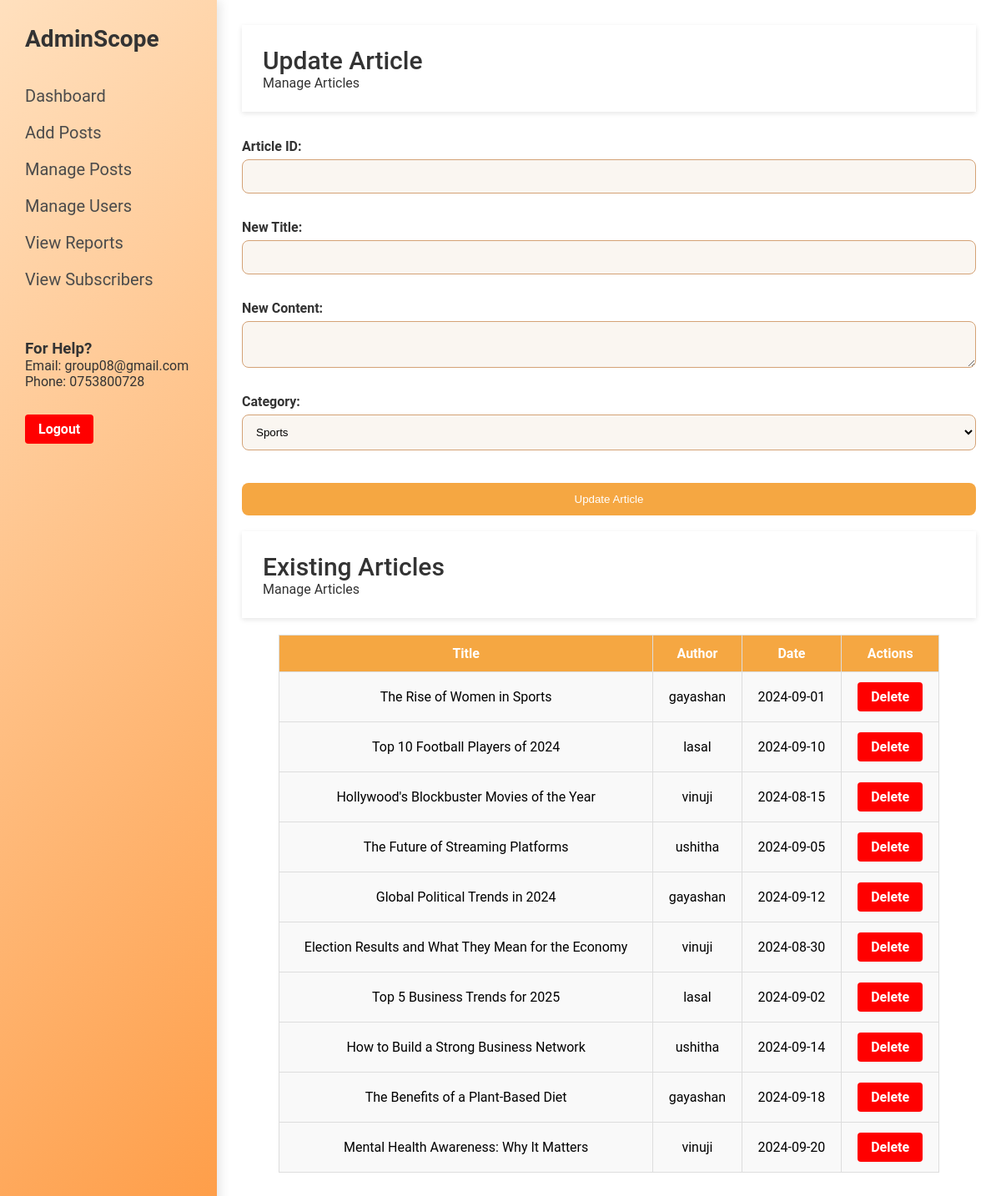
Screenshot of /pages/admin_page/manage_articles.php (signed in) with the database file from the repository.
### tables this page shows
CREATE TABLE articles (
  id INT AUTO_INCREMENT PRIMARY KEY,
  title VARCHAR(100) NOT NULL,
  content TEXT NOT NULL,
  author VARCHAR(50),
  publish_date DATE,
  category_id INT
);

### pages/admin_page/manage_articles.php (the view, shortened to what this page needs)
<?php
$host = 'localhost';
$db = 'news_management';
$user = 'root';
$pass = '';
$conn = new mysqli($host, $user, $pass, $db);
$sql = "SELECT * FROM articles";
$result = $conn->query($sql);
?>
<html>
<head>
    <link rel="stylesheet" href="../../css/admin_style.css">
</head>
<body>
    <div class="sidebar">
        <h2>AdminScope</h2>
        <ul>
            <li><a href="admin_page.php">Dashboard</a></li>
            <li><a href="add_article.php">Add Posts</a></li>
            <li><a href="manage_articles.php">Manage Posts</a></li>
            <li><a href="manage_users.php">Manage Users</a></li>
            <li><a href="view_reports.php">View Reports</a></li>
            <li><a href="view_subscribers.php">View Subscribers</a></li>
        </ul>
        <div class="help">
            <h3>For Help?</h3>
            <p>Email: group08@gmail.com</p>
            <p>Phone: 0753800728</p>
            <a style="margin-top: 30px; display: inline-block; padding: 8px 16px; background-color: red; color: white; text-align: center;text-decoration: none; border-radius: 4px; font-weight: bold;" href="../../logout.php">Logout</a>
        </div>
    </div>
    <div class="content">
        <header>
            <h2>Update Article</h2>
            <p>Manage Articles</p>
        </header>
        <main>
        <section>
            <form action="manage_articles.php" method="POST">
                <label for="article_id">Article ID:</label>
                <input type="number" name="article_id" required><br>
                <label for="title">New Title:</label>
                <input type="text" name="title" required><br>
                <label for="content">New Content:</label>
                <textarea name="content" required></textarea><br>
                <label for="Category">Category: </label><select name="category_id" required>
                    <option value="1">Sports</option>
                </select><br/>
                <button type="submit">Update Article</button><br>
            </form>
        </section>
        <header>
            <h2>Existing Articles</h2>
            <p>Manage Articles</p>
        </header>
        <section>
            <table>
                <tr>
                    <th>Title</th>
                    <th>Author</th>
                    <th>Date</th>
                    <th>Actions</th>
                </tr>
                <?php while ($row = $result->fetch_assoc()): ?>
                <tr>
                    <td><?= $row['title'] ?></td>
                    <td><?= $row['author'] ?></td>
                    <td><?= $row['publish_date'] ?></td>
                    <td>
                        <a href="manage_articles.php?delete_article=<?= $row['id'] ?>" style="display: inline-block; padding: 8px 16px; background-color: red; color: white; text-align: center;text-decoration: none; border-radius: 4px; font-weight: bold;">Delete</a>
                    </td>
                </tr>
                <?php endwhile; ?>
            </table>
        </section>
        </main>
    </div>
</body>
</html>

### css/admin_style.css (style rules this page uses)
* { margin: 0; padding: 0; box-sizing: border-box; }
body { font-family: 'Roboto', sans-serif; display: flex; height: 100vh; overflow:hidden; background: #f3e5d8; }
.sidebar { width: 260px; background: linear-gradient(135deg, #ffe0be, #fe9132); color: #333333; min-height: 100vh; padding: 30px; position: fixed; top: 0; left: 0; box-shadow: 4px 0 12px rgba(0, 0, 0, 0.1); }
.sidebar h2 { color: #333333; margin-bottom: 40px; font-size: 28px; }
.sidebar ul { list-style: none; }
.sidebar ul li { margin: 20px 0; }
.sidebar ul li a { color: #4b4b4b; text-decoration: none; font-size: 20px; transition: color 0.3s ease, padding-left 0.3s ease; }
.help { margin-top: 60px; }
.content { flex-grow: 1; margin-left: 260px; background: #ffffff; padding: 30px; overflow-y: auto; border-radius: 0 0 20px 20px; box-shadow: 0 4px 12px rgba(0, 0, 0, 0.1); }
header { background: #ffffff; padding: 25px; color: #333333; box-shadow: 0 2px 6px rgba(0, 0, 0, 0.1); margin-bottom: 20px; }
header h2 { margin: 0; font-size: 30px; font-weight: 500; }
main { display: flex; flex-direction: column; height: 100%; }
form { display: flex; flex-direction: column; }
form label { margin-top: 12px; margin-bottom: 6px; font-weight: 600; color: #333333; }
form input, form select, form textarea { padding: 12px; border-radius: 8px; border: 1px solid #d4a276; background: #faf6f1; transition: border-color 0.3s ease; }
form button { margin-top: 20px; padding: 12px; background: #f5a742; color: #ffffff; border: none; cursor: pointer; border-radius: 8px; transition: background-color 0.3s ease; }

### pages/admin_page/manage_articles.php (style rules this page uses)
table { margin: 0 auto; border-collapse: collapse; width: 90%; background-color: #f9f9f9; }
th, td { text-align: center; padding: 12px 15px; border: 1px solid #ddd; }
th { background-color: #f5a742; color: white; }

### rows the page displays
articles: title "The Rise of Women in Sports", author "gayashan", publish_date "2024-09-01"
articles: title "Top 10 Football Players of 2024", author "lasal", publish_date "2024-09-10"
articles: title "Hollywood's Blockbuster Movies of the Year", author "vinuji", publish_date "2024-08-15"
articles: title "The Future of Streaming Platforms", author "ushitha", publish_date "2024-09-05"
articles: title "Global Political Trends in 2024", author "gayashan", publish_date "2024-09-12"
articles: title "Election Results and What They Mean for the Economy", author "vinuji", publish_date "2024-08-30"
articles: title "Top 5 Business Trends for 2025", author "lasal", publish_date "2024-09-02"
articles: title "How to Build a Strong Business Network", author "ushitha", publish_date "2024-09-14"
articles: title "The Benefits of a Plant-Based Diet", author "gayashan", publish_date "2024-09-18"
articles: title "Mental Health Awareness: Why It Matters", author "vinuji", publish_date "2024-09-20"
